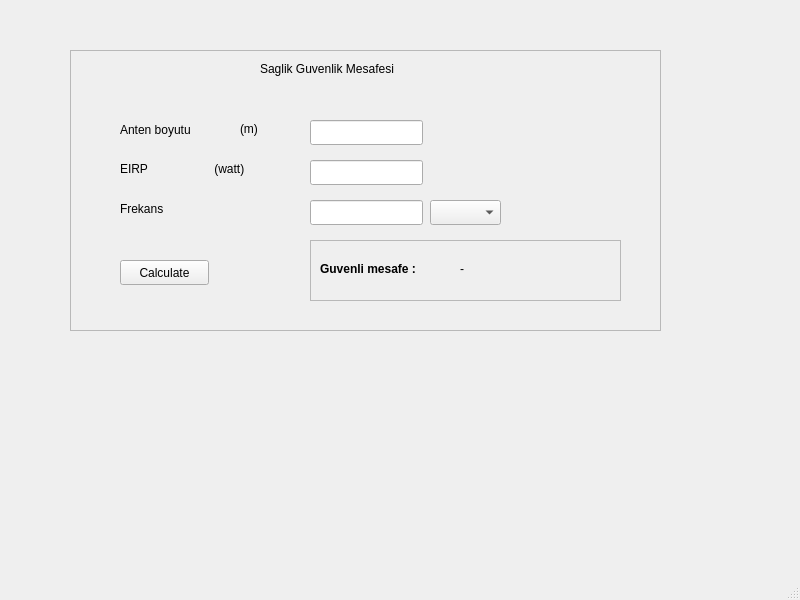
<?xml version="1.0" encoding="UTF-8"?>
<ui version="4.0">
 <class>MainWindow</class>
 <widget class="QMainWindow" name="MainWindow">
  <property name="geometry">
   <rect>
    <x>0</x>
    <y>0</y>
    <width>800</width>
    <height>600</height>
   </rect>
  </property>
  <property name="windowTitle">
   <string>MainWindow</string>
  </property>
  <widget class="QWidget" name="centralwidget">
   <widget class="QFrame" name="frame">
    <property name="geometry">
     <rect>
      <x>70</x>
      <y>50</y>
      <width>591</width>
      <height>281</height>
     </rect>
    </property>
    <property name="frameShape">
     <enum>QFrame::StyledPanel</enum>
    </property>
    <property name="frameShadow">
     <enum>QFrame::Raised</enum>
    </property>
    <widget class="QLabel" name="label">
     <property name="geometry">
      <rect>
       <x>50</x>
       <y>70</y>
       <width>101</width>
       <height>20</height>
      </rect>
     </property>
     <property name="text">
      <string>Anten boyutu</string>
     </property>
    </widget>
    <widget class="QLabel" name="label_2">
     <property name="geometry">
      <rect>
       <x>170</x>
       <y>70</y>
       <width>67</width>
       <height>17</height>
      </rect>
     </property>
     <property name="text">
      <string>(m)</string>
     </property>
    </widget>
    <widget class="QLabel" name="label_3">
     <property name="geometry">
      <rect>
       <x>50</x>
       <y>110</y>
       <width>141</width>
       <height>17</height>
      </rect>
     </property>
     <property name="text">
      <string>EIRP                    (watt)</string>
     </property>
    </widget>
    <widget class="QLabel" name="label_4">
     <property name="geometry">
      <rect>
       <x>50</x>
       <y>150</y>
       <width>67</width>
       <height>17</height>
      </rect>
     </property>
     <property name="text">
      <string>Frekans</string>
     </property>
    </widget>
    <widget class="QLineEdit" name="antenna_lineedit">
     <property name="geometry">
      <rect>
       <x>240</x>
       <y>70</y>
       <width>113</width>
       <height>25</height>
      </rect>
     </property>
    </widget>
    <widget class="QLineEdit" name="power_lineedit">
     <property name="geometry">
      <rect>
       <x>240</x>
       <y>110</y>
       <width>113</width>
       <height>25</height>
      </rect>
     </property>
    </widget>
    <widget class="QLineEdit" name="frequency_lineedit">
     <property name="geometry">
      <rect>
       <x>240</x>
       <y>150</y>
       <width>113</width>
       <height>25</height>
      </rect>
     </property>
    </widget>
    <widget class="QPushButton" name="calculate_button">
     <property name="geometry">
      <rect>
       <x>50</x>
       <y>210</y>
       <width>89</width>
       <height>25</height>
      </rect>
     </property>
     <property name="text">
      <string>Calculate</string>
     </property>
    </widget>
    <widget class="QLabel" name="label_6">
     <property name="geometry">
      <rect>
       <x>190</x>
       <y>10</y>
       <width>171</width>
       <height>17</height>
      </rect>
     </property>
     <property name="text">
      <string>Saglik Guvenlik Mesafesi</string>
     </property>
    </widget>
    <widget class="QComboBox" name="freq_unit_combobox">
     <property name="geometry">
      <rect>
       <x>360</x>
       <y>150</y>
       <width>71</width>
       <height>25</height>
      </rect>
     </property>
    </widget>
    <widget class="QFrame" name="frame_2">
     <property name="geometry">
      <rect>
       <x>240</x>
       <y>190</y>
       <width>311</width>
       <height>61</height>
      </rect>
     </property>
     <property name="frameShape">
      <enum>QFrame::StyledPanel</enum>
     </property>
     <property name="frameShadow">
      <enum>QFrame::Raised</enum>
     </property>
     <widget class="QLabel" name="guvenli_mesafe_value_label">
      <property name="geometry">
       <rect>
        <x>150</x>
        <y>20</y>
        <width>161</width>
        <height>17</height>
       </rect>
      </property>
      <property name="text">
       <string>-</string>
      </property>
     </widget>
     <widget class="QLabel" name="label_5">
      <property name="geometry">
       <rect>
        <x>10</x>
        <y>20</y>
        <width>121</width>
        <height>17</height>
       </rect>
      </property>
      <property name="font">
       <font>
        <weight>75</weight>
        <bold>true</bold>
       </font>
      </property>
      <property name="text">
       <string>Guvenli mesafe :</string>
      </property>
     </widget>
    </widget>
   </widget>
  </widget>
  <widget class="QMenuBar" name="menubar">
   <property name="geometry">
    <rect>
     <x>0</x>
     <y>0</y>
     <width>800</width>
     <height>22</height>
    </rect>
   </property>
  </widget>
  <widget class="QStatusBar" name="statusbar"/>
 </widget>
 <resources/>
 <connections/>
</ui>
